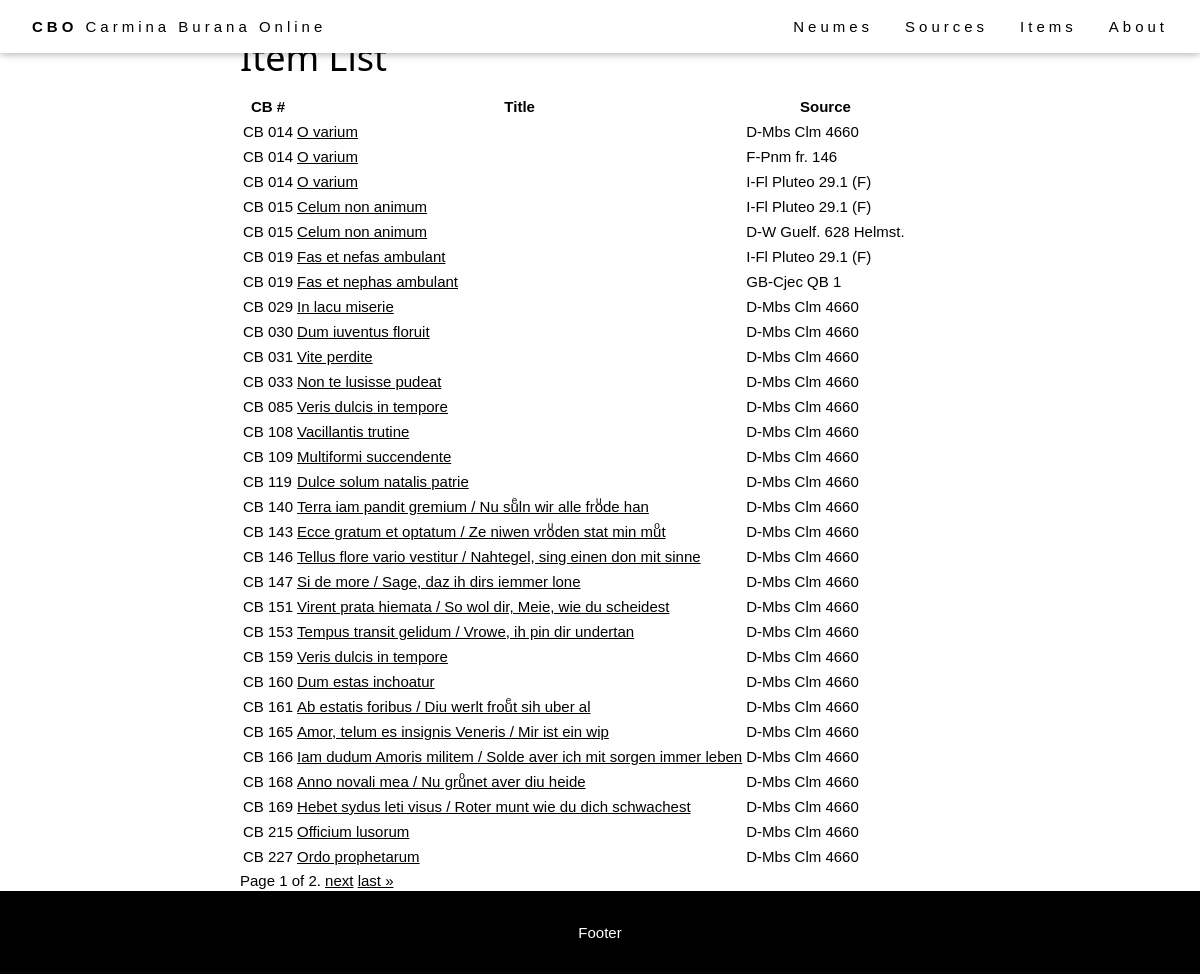
/browse/items/, run on an earlier commit of the app's database.
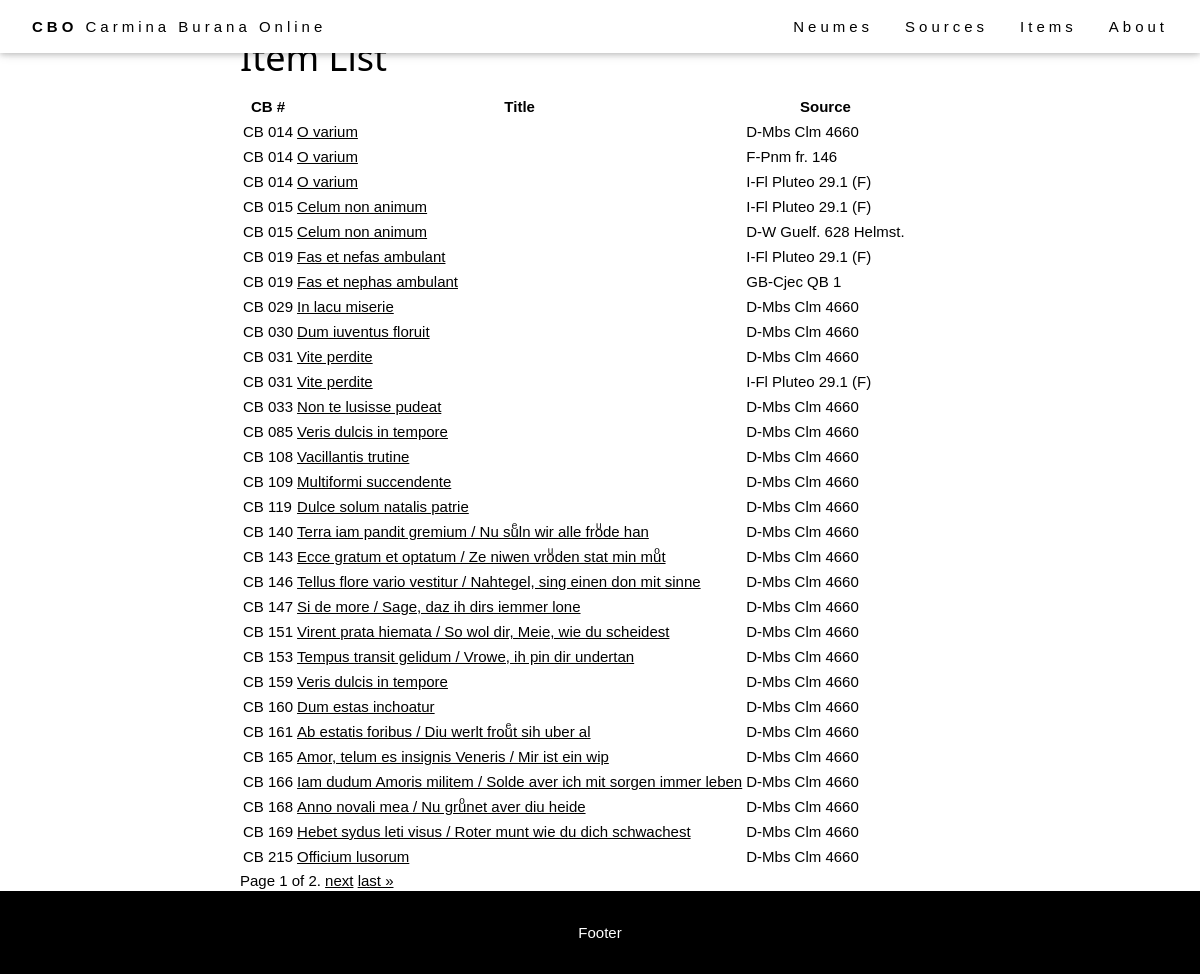
And on a later commit of the database.
### browse/models.py (models this page shows, shortened)
class Item(models.Model):
    abstract_item = models.ForeignKey(AbstractItem, on_delete=models.PROTECT, null=True)
    source = models.ForeignKey(Source, on_delete=models.RESTRICT, null=True)
    foliation_start = models.CharField(max_length=32, help_text="First folio occupied by the item in the source.")
    foliation_end = models.CharField(max_length=32, help_text="Last folio occupied by the item in the source.")
    title = models.CharField(max_length=256, help_text="Title of the item (incipit).")
    language = models.ManyToManyField(Language)
    file = models.CharField(max_length=256, help_text="Filename (without extensions).", null=True)
    IIIF_canvas = models.CharField(max_length=256, help_text="IIIF canvas index of the item.", blank=True)
    class Meta:
        ordering = [Length('abstract_item__cb_id'), 'abstract_item__cb_id']
    def get_absolute_url(self):
        return reverse('item-detail', args=[str(self.pk)])

class AbstractItem(models.Model):
    cb_id = models.CharField(max_length=10, help_text="Number of the item.")
    theme = models.ManyToManyField(Theme)
    genre = models.ForeignKey(Genre, on_delete=models.SET_NULL, null=True)
    text_type = models.ManyToManyField(TextType, through="TextTypeSpecification")
    class Meta:
        ordering = [Length('cb_id'), 'cb_id']

class Source(models.Model):
    bib_id = models.CharField(max_length=128, unique=True, help_text="The source identifier.")
    nick_name = models.CharField(max_length=128, help_text="The source name.", blank=True)
    country = models.CharField(max_length=256, help_text="The source location (country).")
    location = models.CharField(max_length=256, help_text="The source location (institution).")
    century = models.CharField(max_length=256, help_text="The source century.", blank=True)
    notation = models.CharField(max_length=256, help_text="The source notation type (for musical notation only).", blank=True)
    url = models.CharField(max_length=512, help_text="External url to access the source images.", blank=True)
    concordances = models.TextField(help_text="Concordances with the Codex Buranus.", blank=True)
    notes = models.TextField(help_text="Additional notes on the source.", blank=True)
    IIIF_manifest = models.CharField(max_length=512, help_text="URL of the IIIF manifest.", blank=True)
    class Meta:
        ordering = ['country', 'location', 'bib_id']

### browse/views.py (the view)
# urls.py: path('items/', views.ItemListView.as_view(), name='items'),
class ItemListView(generic.ListView):
    model = Item
    context_object_name = 'item_list'
    template_name = 'item_list.html'
    paginate_by = 30

### templates/item_list.html (shortened to what this page needs)
{% extends "base_generic.html" %}
{% block content %}
<div class="flex-column" style="flex: 20%">
</div>
<div style="flex: 80%">
  <h1>Item List</h1>
  <table>
    <tr>
      <th>CB #</th>
      <th>Title</th>
      <th>Source</th>
    </tr>
    {% for item in item_list %}
    <tr>
      <td>CB {{ item.abstract_item.cb_id }}</td>
      <td><a href="{{ item.get_absolute_url }}">{{ item.title }}</a></td>
      <td>{{ item.source.bib_id }}</td>
    </tr>
    {% endfor %}
  </table>
  <div class="pagination">
    <span class="step-links">
      <span class="current">
        Page {{ page_obj.number }} of {{ page_obj.paginator.num_pages }}.
      </span>
      {% if page_obj.has_next %}
        <a href="?page={{ page_obj.next_page_number }}">next</a>
        <a href="?page={{ page_obj.paginator.num_pages }}">last &raquo;</a>
      {% endif %}
    </span>
  </div>
</div>
{% endblock %}

What changed in the data, as far as the page shows it:
no longer on this page (row unchanged): Item: abstract_item.cb_id "227", title "Ordo prophetarum", source.bib_id "D-Mbs Clm 4660"
added Item: abstract_item.cb_id "031", title "Vite perdite", source.bib_id "I-Fl Pluteo 29.1 (F)"
